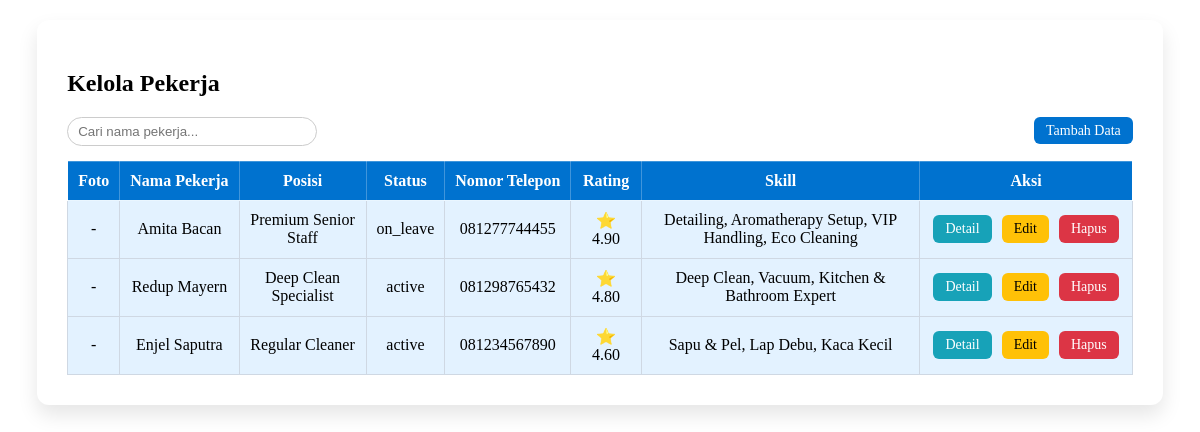
The page /Frontend/Admin/pekerja/pekerja.php (signed in) on the database as committed earlier.
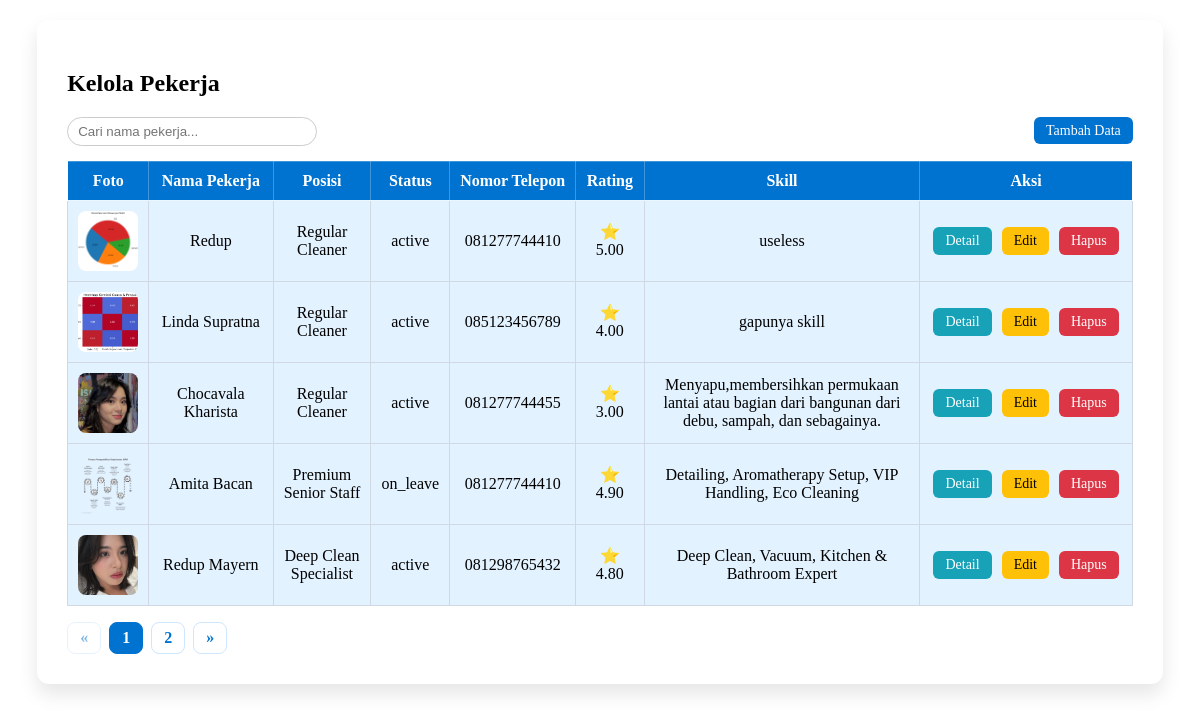
The same page on the database as committed later.
### tables this page shows
CREATE TABLE `employees` (
  `id` bigint(20) UNSIGNED NOT NULL,
  `employee_code` varchar(30) DEFAULT NULL,
  `name` varchar(100) NOT NULL,
  `position` varchar(100) NOT NULL,
  `status` enum('active','inactive','on_leave') DEFAULT 'active',
  `rating` decimal(3,2) DEFAULT 0.00,
  `phone` varchar(20) DEFAULT NULL,
  `email` varchar(100) DEFAULT NULL,
  `password` varchar(255) DEFAULT NULL,
  `photo` varchar(255) DEFAULT NULL,
  `address` mediumtext DEFAULT NULL,
  `emergency_contact_name` varchar(100) DEFAULT NULL,
  `emergency_contact_phone` varchar(20) DEFAULT NULL,
  `skills` mediumtext DEFAULT NULL,
  `total_jobs_completed` int(11) DEFAULT 0,
  `certifications` mediumtext DEFAULT NULL,
  `shift_date` date DEFAULT NULL,
  `shift_start` time DEFAULT NULL,
  `shift_end` time DEFAULT NULL,
  `shift_type` enum('morning','afternoon','evening','full') DEFAULT 'full',
  `work_status` enum('scheduled','completed','cancelled') DEFAULT 'scheduled',
  `hired_at` date DEFAULT NULL,
  `created_at` timestamp NOT NULL DEFAULT current_timestamp(),
  `updated_at` timestamp NOT NULL DEFAULT current_timestamp() ON UPDATE current_timestamp()
);

### Backend/Logic/employee_logic.php (called while the page is built, shortened)
<?php
function employees_count(mysqli $conn): int {
    $res = $conn->query("SELECT COUNT(*) AS c FROM employees");
    $row = $res->fetch_assoc();
    return (int)($row['c'] ?? 0);
}
function employees_list(mysqli $conn, int $limit, int $offset): array {
    $stmt = $conn->prepare("SELECT * FROM employees ORDER BY id DESC LIMIT ? OFFSET ?");
    $stmt->bind_param("ii", $limit, $offset);
    $stmt->execute();
    $res = $stmt->get_result();
    return $res ? $res->fetch_all(MYSQLI_ASSOC) : [];
}

### Frontend/Admin/pekerja/pekerja.php (the view, shortened to what this page needs)
<?php
require __DIR__ . '/../../../Backend/db.php';
require __DIR__ . '/../../../Backend/Logic/employee_logic.php';
$limit = 5;
$p = max(1, (int)($_GET['p'] ?? 1));
$start = ($p - 1) * $limit;
$employees = employees_list($conn, $limit, $start);
$total = employees_count($conn);
$totalPages = max(1, (int)ceil($total / $limit));
?>
<div class="pekerja-page">
  <div class="cleanify-card">
    <h2>Kelola Pekerja</h2>
    <div class="top-bar">
      <div class="search">
        <input type="text" id="searchEmployee" placeholder="Cari nama pekerja..." class="search-input">
      </div>
      <div class="add-btn">
        <a href="dashboard.php?page=pekerja_tambah" class="btn btn-success">Tambah Data</a>
      </div>
    </div>
    <div class="table-wrap">
      <table class="table table-bordered table-striped">
        <thead>
          <tr>
            <th>Foto</th>
            <th>Nama Pekerja</th>
            <th>Posisi</th>
            <th>Status</th>
            <th>Nomor Telepon</th>
            <th>Rating</th>
            <th>Skill</th>
            <th>Aksi</th>
          </tr>
        </thead>
        <tbody>
          <?php if (!empty($employees)): ?>
            <?php foreach ($employees as $row): ?>
              <tr>
                <td>
                  <?php if (!empty($row['photo'])): ?>
                    <?php $photo = basename((string)$row['photo']); ?>
                    <img
                      src="pekerja/assets/uploads/<?= rawurlencode($photo) ?>"
                      width="60" height="60" style="border-radius:8px;object-fit:cover;"
                      alt="Foto pekerja"
                    >
                  <?php else: ?>
                    -
                  <?php endif; ?>
                </td>
                <td><?= htmlspecialchars($row['name'] ?? '') ?></td>
                <td><?= htmlspecialchars($row['position'] ?? '') ?></td>
                <td><?= htmlspecialchars($row['status'] ?? '') ?></td>
                <td><?= htmlspecialchars($row['phone'] ?? '') ?></td>
                <td>⭐ <?= htmlspecialchars((string)($row['rating'] ?? '')) ?></td>
                <td><?= htmlspecialchars($row['skills'] ?? '') ?></td>
                <td class="td-aksi">
                  <a href="dashboard.php?page=pekerja_detail&id=<?= (int)$row['id'] ?>" class="btn btn-info btn-sm">Detail</a>
                  <a href="dashboard.php?page=pekerja_edit&id=<?= (int)$row['id'] ?>" class="btn btn-warning btn-sm">Edit</a>
                  <a href="pekerja/delete.php?id=<?= (int)$row['id'] ?>&return=pekerja"
                     onclick="return confirm('Hapus pekerja ini?');"
                     class="btn btn-danger btn-sm">Hapus</a>
                </td>
              </tr>
            <?php endforeach; ?>
          <?php else: ?>
            <tr><td colspan="8" class="text-center">Data pekerja tidak tersedia.</td></tr>
          <?php endif; ?>
        </tbody>
      </table>
    </div>
    <?php if ($totalPages > 1): ?>
      <?php
        $base = "dashboard.php?page=pekerja";
        $prev = max(1, $p - 1);
        $next = min($totalPages, $p + 1);
      ?>
      <nav aria-label="Pagination pekerja">
        <ul class="pagination">
          <li class="page-item <?= ($p <= 1) ? 'disabled' : '' ?>">
            <a class="page-link" href="<?= $base ?>&p=<?= $prev ?>">&laquo;</a>
          </li>
          <?php for ($i=1; $i <= $totalPages; $i++): ?>
            <li class="page-item <?= ($i === $p) ? 'active' : '' ?>">
              <a class="page-link" href="<?= $base ?>&p=<?= $i ?>"><?= $i ?></a>
            </li>
          <?php endfor; ?>
          <li class="page-item <?= ($p >= $totalPages) ? 'disabled' : '' ?>">
            <a class="page-link" href="<?= $base ?>&p=<?= $next ?>">&raquo;</a>
          </li>
        </ul>
      </nav>
    <?php endif; ?>
  </div>
</div>

### Frontend/Admin/pekerja/pekerja.php (style rules this page uses)
.pekerja-page .cleanify-card { background: white; padding: 30px; border-radius: 12px; box-shadow: 0 10px 20px rgba(0,0,0,0.1); margin: 20px auto; width: 90%; }
.pekerja-page .top-bar { display: flex; justify-content: space-between; align-items: center; margin-bottom: 15px; gap: 12px; }
.pekerja-page .search-input { padding: 6px 10px; border-radius: 50px; border: 1px solid #ccc; width: 250px; }
.pekerja-page .table-wrap { width: 100%; overflow-x: auto; }
.pekerja-page .table { width: 100%; border-collapse: collapse; box-shadow: 0 4px 10px rgba(0,0,0,0.1); margin: 0; }
.pekerja-page .table thead th { background-color: #0072CF !important; color: #fff !important; padding: 10px !important; font-weight: bold; text-align: center; border: 1px solid rgba(255,255,255,0.25) !important; white-space: nowrap; vertical-align: middle; }
.pekerja-page .table td { padding: 10px !important; background: #e3f2ff !important; border: 1px solid #cfd8e3 !important; vertical-align: middle; text-align: center; }
.pekerja-page .td-aksi { text-align: center; white-space: nowrap; }
.pekerja-page .td-aksi a { display: inline-block; margin: 3px; }
.pekerja-page .btn { padding: 6px 12px !important; border-radius: 6px !important; font-size: 14px !important; text-decoration: none !important; border: none !important; }
.pekerja-page .btn-success { background: #0072CF !important; color: white !important; }
.pekerja-page .btn-info { background: #17a2b8 !important; color: white !important; }
.pekerja-page .btn-warning { background: #ffc107 !important; color: black !important; }
.pekerja-page .btn-danger { background: #dc3545 !important; color: white !important; }
.pekerja-page .pagination { list-style: none; padding-left: 0; margin: 16px 0 0; display: flex; gap: 8px; align-items: center; }
.pekerja-page .pagination .page-item { list-style: none; }
.pekerja-page .pagination .page-link { display: inline-block; padding: 6px 12px; border-radius: 8px; text-decoration: none; border: 1px solid #cfe6ff; background: #fff; color: #0072CF; font-weight: 600; }
.pekerja-page .pagination .page-item.active .page-link { background: #0072CF; border-color: #0072CF; color: #fff; }
.pekerja-page .pagination .page-item.disabled .page-link { opacity: .5; pointer-events: none; }

Rows that differ between the two databases and show on the page:
no longer on this page (row edited): employees: name "Enjel Saputra", position "Regular Cleaner", status "active", phone "081234567890", rating "4.60", skills "Sapu & Pel, Lap Debu, Kaca Kecil"
added employees: photo (picture), name "Redup", position "Regular Cleaner", status "active", phone "081277744410", rating "5.00", skills "useless"
added employees: photo (picture), name "Linda Supratna", position "Regular Cleaner", status "active", phone "085123456789", rating "4.00", skills "gapunya skill"
added employees: photo (picture), name "Chocavala Kharista", position "Regular Cleaner", status "active", phone "081277744455", rating "3.00", skills "Menyapu,membersihkan permukaan lantai atau bagian dari bangunan dari debu, sampah, dan sebagainya."
changed employees "Amita Bacan": photo: picture added; phone "081277744455" → "081277744410"; no longer shows "-"
changed employees "Redup Mayern": photo: picture added; no longer shows "-"
Other text that changed with them:
new list line: "1"
new list line: "2"
